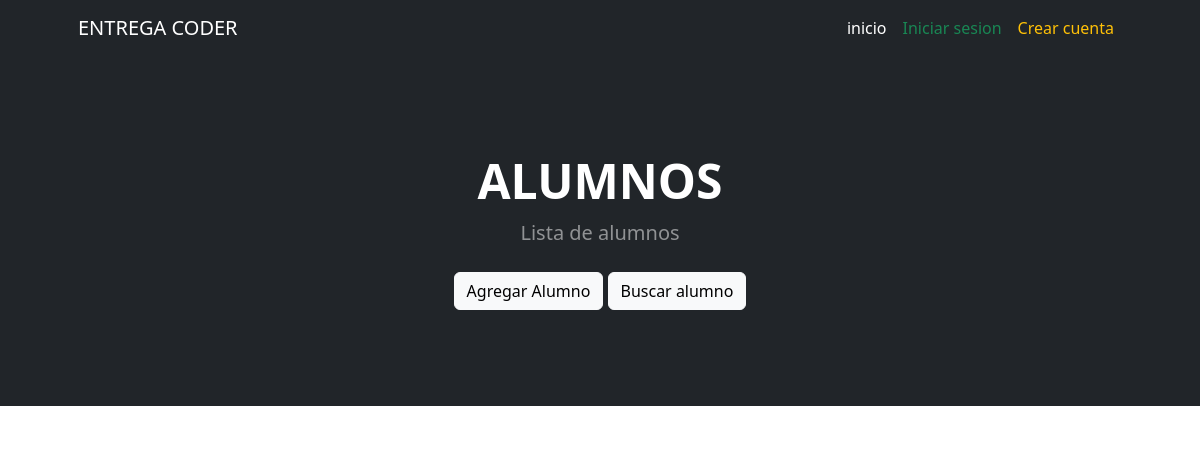
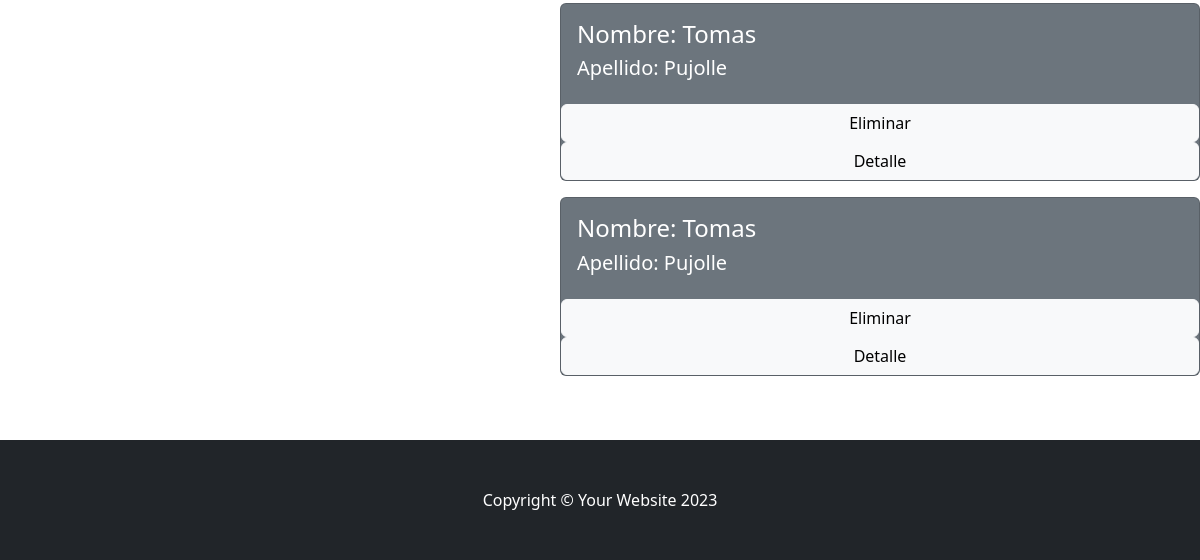
Page /mostrar_alumnos/ on the earlier database version (2 pictures, top to bottom).
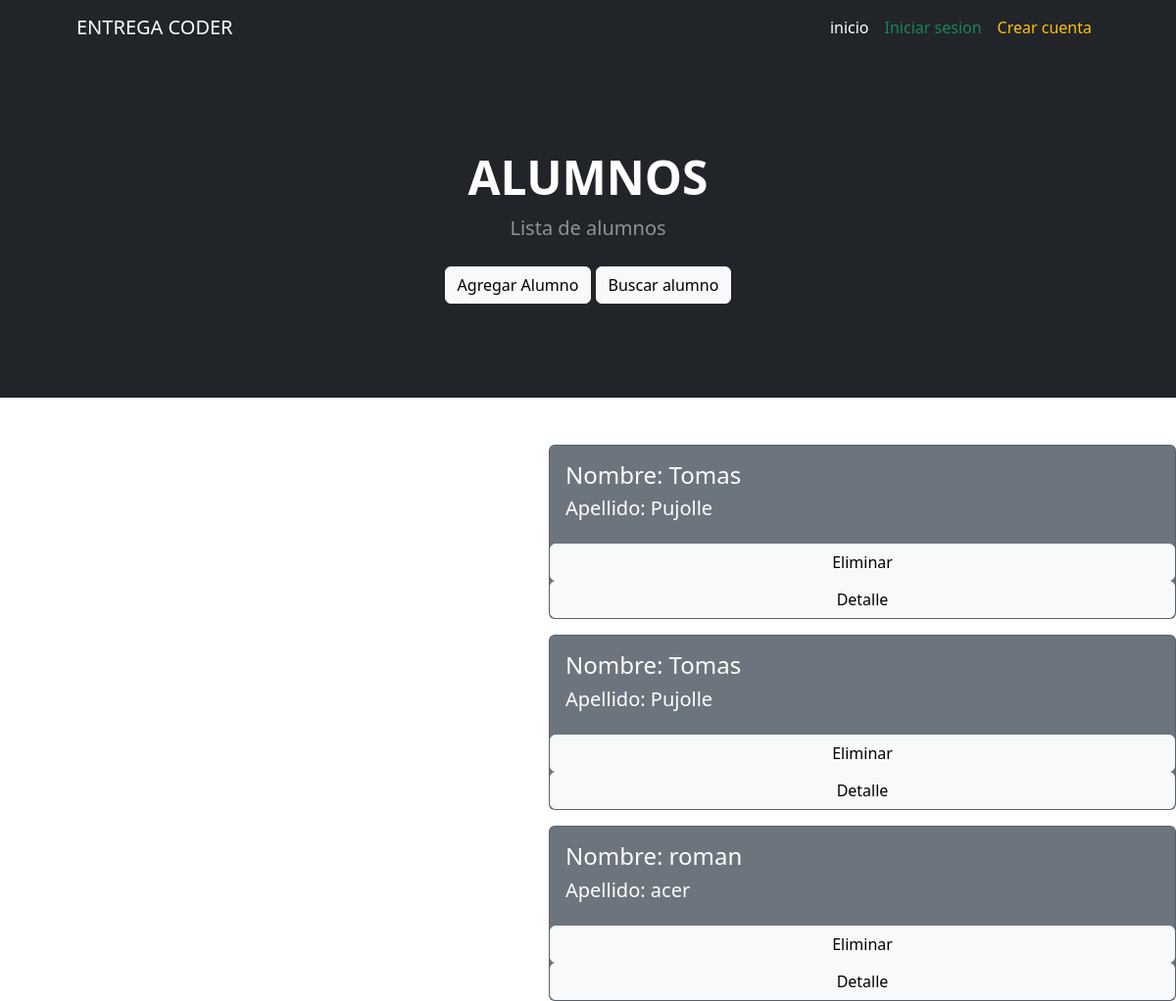
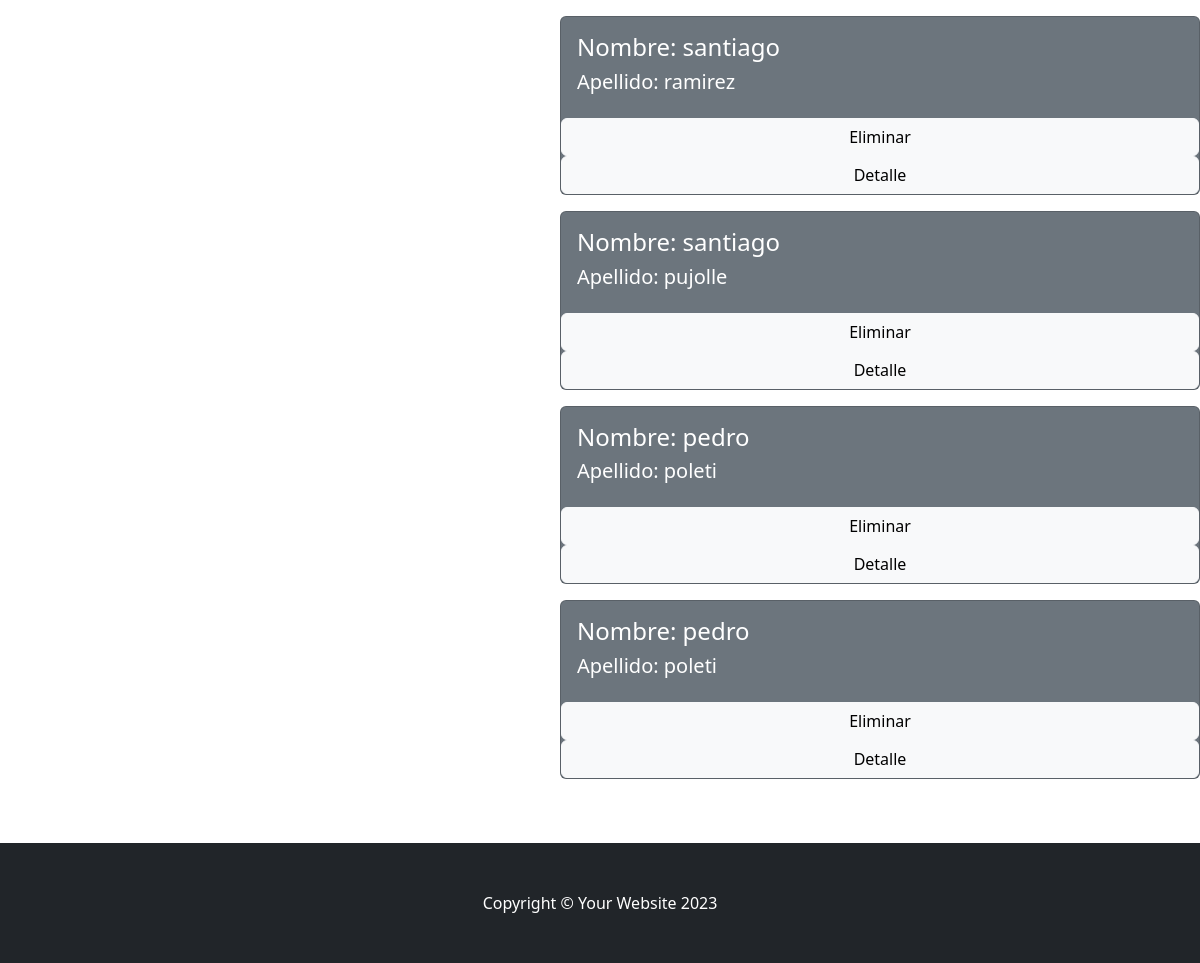
Same page on the later database version (2 pictures, top to bottom).
### AppEntrega/models.py (models this page shows, shortened)
class Alumno(models.Model):
    nombre = models.CharField(max_length=20)
    apellido = models.CharField(max_length=20)
    email = models.EmailField()

### AppEntrega/views.py (the view)
# urls.py: path('mostrar_alumnos/', views.mostrar_alumnos, name='mostrar_alumnos'),
def mostrar_alumnos(request):
    alumnos = Alumno.objects.all()
    contexto= {"alumnos":alumnos}
    return render(request, "AppEntrega/mostrar_alumnos.html",contexto)

### AppEntrega/templates/AppEntrega/mostrar_alumnos.html (shortened to what this page needs)
{% extends 'AppEntrega/base.html' %}
{% load static %}
{% block header %}
        <header class="bg-dark py-5">
            <div class="container px-5">
                <div class="row gx-5 justify-content-center">
                    <div class="col-lg-6">
                        <div class="text-center my-5">
                            <h1 class="display-5 fw-bolder text-white mb-2">ALUMNOS</h1>
                            <p class="lead text-white-50 mb-4">Lista de alumnos</p>
                            <a href="{% url 'alumnos' %}" type="button" class="btn btn-light">Agregar Alumno</a>
                            <a href="{% url 'buscar_alumno' %}" type="button" class="btn btn-light">Buscar alumno</a>
                        </div>
                    </div>
                </div>
            </div>
        </header>
        {% endblock header %}
{% block main %}
{% for a in alumnos %}
<div class="card text-white bg-secondary mb-3" style="width: 40rem; margin-left: 35rem;">
    <div class="card-body">
        <h4 class="card-title">Nombre: {{ a.nombre }}</h4>
        <h5 class="card-title">Apellido: {{ a.apellido }}</h5>
    </div>
    <a href="{% url 'eliminar_alumno' a.id %}" type="button" class="btn btn-light">Eliminar</a>
    <a href="{% url 'alumno_detalle' a.id %}" type="button" class="btn btn-light">Detalle</a>
  </div>
{% endfor %}
{% endblock main %}

Differences in the rows shown:
added Alumno: nombre "roman", apellido "acer"
added Alumno: nombre "santiago", apellido "ramirez"
added Alumno: nombre "santiago", apellido "pujolle"
added Alumno: nombre "pedro", apellido "poleti"
added Alumno: nombre "pedro", apellido "poleti"
